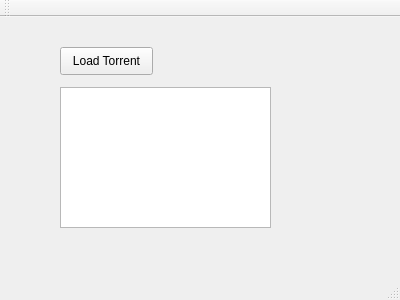
<?xml version="1.0" encoding="UTF-8"?>
<ui version="4.0">
 <class>MainWindow</class>
 <widget class="QMainWindow" name="MainWindow">
  <property name="geometry">
   <rect>
    <x>0</x>
    <y>0</y>
    <width>400</width>
    <height>300</height>
   </rect>
  </property>
  <property name="windowTitle">
   <string>MainWindow</string>
  </property>
  <widget class="QWidget" name="centralWidget">
   <widget class="QPushButton" name="pushButton">
    <property name="geometry">
     <rect>
      <x>60</x>
      <y>30</y>
      <width>93</width>
      <height>28</height>
     </rect>
    </property>
    <property name="text">
     <string>Load Torrent</string>
    </property>
   </widget>
   <widget class="QListView" name="listView">
    <property name="geometry">
     <rect>
      <x>60</x>
      <y>70</y>
      <width>211</width>
      <height>141</height>
     </rect>
    </property>
   </widget>
  </widget>
  <widget class="QMenuBar" name="menuBar">
   <property name="geometry">
    <rect>
     <x>0</x>
     <y>0</y>
     <width>400</width>
     <height>26</height>
    </rect>
   </property>
  </widget>
  <widget class="QToolBar" name="mainToolBar">
   <attribute name="toolBarArea">
    <enum>TopToolBarArea</enum>
   </attribute>
   <attribute name="toolBarBreak">
    <bool>false</bool>
   </attribute>
  </widget>
  <widget class="QStatusBar" name="statusBar"/>
 </widget>
 <layoutdefault spacing="6" margin="11"/>
 <resources/>
 <connections/>
</ui>
